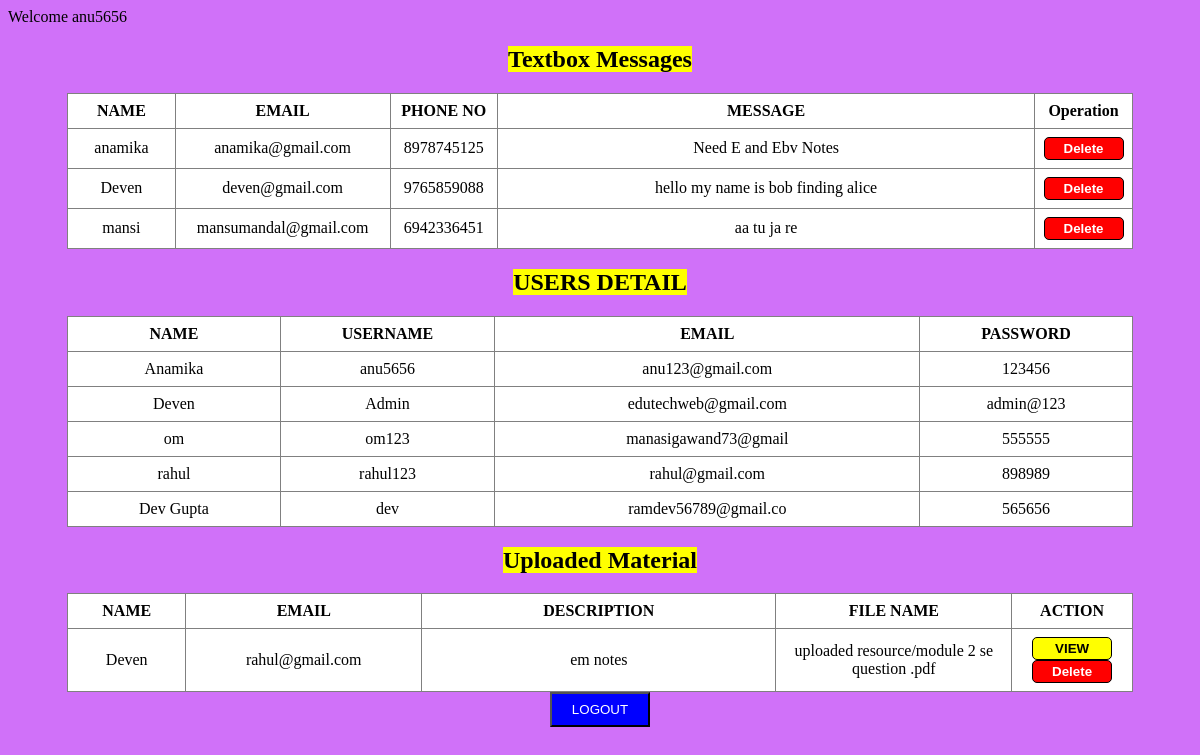
The app's page /display.php (signed in) with its own data.
### tables this page shows
CREATE TABLE `message` (
  `name` varchar(20) NOT NULL,
  `email` varchar(40) NOT NULL,
  `phone` varchar(10) NOT NULL,
  `msg` varchar(255) NOT NULL
);

CREATE TABLE `reg` (
  `full_name` varchar(50) NOT NULL,
  `username` varchar(50) NOT NULL,
  `email` varchar(20) NOT NULL,
  `password` varchar(255) NOT NULL,
  `usertype` varchar(50) NOT NULL DEFAULT 'user'
);

CREATE TABLE `docs` (
  `id` int(11) NOT NULL,
  `username` varchar(255) NOT NULL,
  `email` varchar(255) NOT NULL,
  `Discript` varchar(255) NOT NULL,
  `file_name` varchar(255) NOT NULL
);

### display.php (the view, shortened to what this page needs)
<?php
echo "Welcome ".$_SESSION['user_name'];
?>
<html lang="en">
<head>
</head>
<?php
include("config.php");
$query = "SELECT * FROM message";
$data = mysqli_query($conn, $query);
$total = mysqli_num_rows($data);
if($total != 0)
{
  ?>
<h2 align="center"><mark>Textbox Messages</mark></h2>
  <center><table border="1" cellspacing="7" width="80%">
    <tr>
    <th width="10%">NAME</th>
    <th width="20%">EMAIL</th>
    <th width="10%">PHONE NO</th>
    <th width="50%">MESSAGE</th>
    <th width="5%">Operation</th>
    <tr>
  <?php
    while($result = mysqli_fetch_assoc($data))
    {
        echo "<tr>
        <td>".$result['name']."</td>
        <td>".$result['email']."</td>
        <td>".$result['phone']."</td>
        <td>".$result['msg']."</td>
        <td>
        <a href='delete.php?name=$result[name]'><input type='sumbit' value='Delete' class='delete'></a>
        </td>
        <tr>";
    }
}
else
{
    echo "No records found";
}
?>
</table>
<?php
$query1 = "SELECT * FROM reg";
$data1 = mysqli_query($conn, $query1);
$total1 = mysqli_num_rows($data1);
if($total1 != 0)
{
  ?>
<section><h2 align="center"><mark>USERS DETAIL</mark></h2>
  <center><table border="1" cellspacing="7" width="80%">
    <tr>
    <th width="10%">NAME</th>
    <th width="10%">USERNAME</th>
    <th width="20%">EMAIL</th>
    <th width="10%">PASSWORD</th>
</section>
  <?php
    while($result1 = mysqli_fetch_assoc($data1))
    {
        echo "<tr>
        <td>".$result1['full_name']."</td>
        <td>".$result1['username']."</td>
        <td>".$result1['email']."</td>
        <td>".$result1['password']."</td>
        <tr>";
    }
}
else
{
    echo "No records found";
}
?>
<table>
  <?php
$query2 = "SELECT * FROM `docs`";
$data2 = mysqli_query($conn, $query2);
$total2 = mysqli_num_rows($data2);
if($total2>0)
{
  ?>
<h2 align="center"><mark>Uploaded Material</mark></h2>
  <center><table border="1" cellspacing="7" width="80%">
    <tr>
    <th width="10%">NAME</th>
    <th width="20%">EMAIL</th>
    <th width="30%">DESCRIPTION</th>
    <th width="20%">FILE NAME</th>
    <th width="10.2%">ACTION</th>
    <tr>
  <?php
    while($result = mysqli_fetch_assoc($data2))
    {
        echo "<tr>
        <td>".$result['username']."</td>
        <td>".$result['email']."</td>
        <td>".$result['Discript']."</td>
        <td>".$result['file_name']."</td>
        <td>
        <a href='view.php?id=$result[id]'><input type='sumbit' value='VIEW' class='view'></a>
        <a href='delete.php?id=$result[id]'><input type='sumbit' value='Delete' class='delete'></a>
        </td>
        <tr>";
    }
}
else
{
    echo "No records found";
}
?>
</table>
</center>
<a href="logout.php"><input type="submit" name="" value="LOGOUT" style="background: blue; color:white; height:35px; width: 100px; margin: top 20px;"></a>
</html>

### display.php (style rules this page uses)
table { background-color: white; border-collapse: collapse; width: 90%; }
th, td { padding: 8px; text-align: center; border-bottom: 1px solid #ddd; }
.delete,.view { color: white; background-color: red; border:0; border-radius:5px; height: 23px; width:80px; font-weight:bold; cursor:pointer; outline:none; text-align:center; border:1px solid black; }
.view { background-color: yellow; color: black; }

### records on screen
message: name "anamika", email "anamika@gmail.com", phone "8978745125", msg "Need E and Ebv Notes"
message: name "Deven", email "deven@gmail.com", phone "9765859088", msg "hello my name is bob finding alice"
message: name "mansi", email "mansumandal@gmail.com", phone "6942336451", msg "aa tu ja re"
reg: full_name "Anamika", username "anu5656", email "anu123@gmail.com", password "123456"
reg: full_name "Deven", username "Admin", email "edutechweb@gmail.com", password "admin@123"
reg: full_name "om", username "om123", email "manasigawand73@gmail", password "555555"
reg: full_name "rahul", username "rahul123", email "rahul@gmail.com", password "898989"
reg: full_name "Dev Gupta", username "dev", email "ramdev56789@gmail.co", password "565656"
docs: username "Deven", email "rahul@gmail.com", Discript "em notes", file_name "uploaded resource/module 2 se question .pdf"

### other values on screen
$_SESSION['user_name'] "anu5656"
